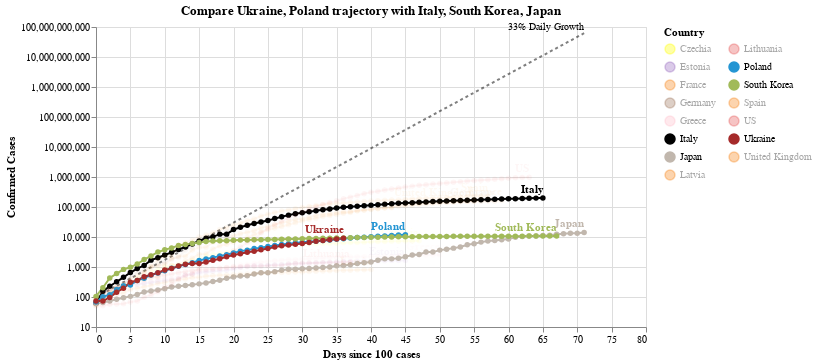

Notebook code cell kept with this figure:
### Code cell
#hide_input
chart2 = make_since_chart(['Ukraine', 'Poland'])
chart2

### Figure 1 — Vega-Lite specification as saved in the notebook (floating-point values rounded to 4 significant figures; data arrays with more than 128 entries replaced by an {"elided": "..."} marker saying what was removed)
{"config": {"view": {"continuousWidth": 400, "continuousHeight": 300}}, "layer": [{"mark": {"type": "line", "color": "black", "opacity": 0.5, "strokeDash": [3, 3]}, "encoding": {"x": {"type": "quantitative", "field": "Days since 100 cases"}, "y": {"type": "quantitative", "field": "Confirmed Cases"}}}, {"mark": {"type": "text", "align": "right", "dy": -6, "fontSize": 10, "text": "33% Daily Growth"}, "encoding": {"x": {"type": "quantitative", "field": "Days since 100 cases"}, "y": {"type": "quantitative", "field": "Confirmed Cases"}}, "transform": [{"filter": "(datum['Days since 100 cases'] >= 71)"}]}, {"data": {"name": "data-7df1ec403747e8075d54da083cea75b0"}, "mark": {"type": "line", "point": true}, "encoding": {"color": {"type": "nominal", "field": "Country", "legend": {"columns": 2}, "scale": {"domain": ["Czechia", "Estonia", "France", "Germany", "Greece", "Italy", "Japan", "Latvia", "Lithuania", "Poland", "South Korea", "Spain", "US", "Ukraine", "United Kingdom"], "range": ["yellow", "#9467bd", "#F58518", "#9D755D", "pink", "black", "#C1B7AD", "#F58518", "#E45756", "#2495D3", "#A1BA59", "#F58518", "#E45756", "brown", "#F58518"]}}, "opacity": {"condition": {"value": 1, "selection": "selector003"}, "value": 0.05}, "tooltip": [{"type": "nominal", "field": "Country"}, {"type": "temporal", "field": "Date"}, {"type": "quantitative", "field": "Confirmed Cases"}, {"type": "quantitative", "field": "Days since 100 cases"}], "x": {"type": "quantitative", "field": "Days since 100 cases"}, "y": {"type": "quantitative", "field": "Confirmed Cases", "scale": {"type": "log"}}}, "selection": {"selector003": {"type": "multi", "fields": ["Country"], "bind": "legend", "init": [{"Country": "Ukraine"}, {"Country": "Poland"}, {"Country": "Italy"}, {"Country": "South Korea"}, {"Country": "Japan"}]}}, "width": 550}, {"data": {"name": "data-7df1ec403747e8075d54da083cea75b0"}, "mark": {"type": "text", "align": "right", "dy": -8, "fontWeight": "bold"}, "encoding": {"color": {"type": "nominal", "field": "Country", "legend": {"columns": 2}, "scale": {"domain": ["Czechia", "Estonia", "France", "Germany", "Greece", "Italy", "Japan", "Latvia", "Lithuania", "Poland", "South Korea", "Spain", "US", "Ukraine", "United Kingdom"], "range": ["yellow", "#9467bd", "#F58518", "#9D755D", "pink", "black", "#C1B7AD", "#F58518", "#E45756", "#2495D3", "#A1BA59", "#F58518", "#E45756", "brown", "#F58518"]}}, "opacity": {"condition": {"value": 1, "selection": "selector003"}, "value": 0.05}, "text": {"type": "nominal", "field": "Country"}, "tooltip": [{"type": "nominal", "field": "Country"}, {"type": "temporal", "field": "Date"}, {"type": "quantitative", "field": "Confirmed Cases"}, {"type": "quantitative", "field": "Days since 100 cases"}], "x": {"type": "quantitative", "field": "Days since 100 cases"}, "y": {"type": "quantitative", "field": "Confirmed Cases", "scale": {"type": "log"}}}, "transform": [{"filter": "(datum['Date'] >= 1587945600000)"}], "width": 550}], "data": {"name": "data-146322bb4692b58e921f4f944cfaee7c"}, "title": "Compare Ukraine, Poland trajectory with Italy, South Korea, Japan", "$schema": "https://vega.github.io/schema/vega-lite/v4.0.2.json", "datasets": {"data-146322bb4692b58e921f4f944cfaee7c": [{"Days since 100 cases": 0, "Confirmed Cases": 100.0}, {"Days since 100 cases": 1, "Confirmed Cases": 133.0}, {"Days since 100 cases": 2, "Confirmed Cases": 176.9}, {"Days since 100 cases": 3, "Confirmed Cases": 235.3}, {"Days since 100 cases": 4, "Confirmed Cases": 312.9}, {"Days since 100 cases": 5, "Confirmed Cases": 416.2}, {"Days since 100 cases": 6, "Confirmed Cases": 553.5}, {"Days since 100 cases": 7, "Confirmed Cases": 736.1}, {"Days since 100 cases": 8, "Confirmed Cases": 979.1}, {"Days since 100 cases": 9, "Confirmed Cases": 1302.0}, {"Days since 100 cases": 10, "Confirmed Cases": 1732.0}, {"Days since 100 cases": 11, "Confirmed Cases": 2303.0}, {"Days since 100 cases": 12, "Confirmed Cases": 3064.0}, {"Days since 100 cases": 13, "Confirmed Cases": 4074.0}, {"Days since 100 cases": 14, "Confirmed Cases": 5419.0}, {"Days since 100 cases": 15, "Confirmed Cases": 7207.0}, {"Days since 100 cases": 16, "Confirmed Cases": 9586.0}, {"Days since 100 cases": 17, "Confirmed Cases": 12750.0}, {"Days since 100 cases": 18, "Confirmed Cases": 16960.0}, {"Days since 100 cases": 19, "Confirmed Cases": 22550.0}, {"Days since 100 cases": 20, "Confirmed Cases": 29990.0}, {"Days since 100 cases": 21, "Confirmed Cases": 39890.0}, {"Days since 100 cases": 22, "Confirmed Cases": 53060.0}, {"Days since 100 cases": 23, "Confirmed Cases": 70560.0}, {"Days since 100 cases": 24, "Confirmed Cases": 93850.0}, {"Days since 100 cases": 25, "Confirmed Cases": 124800.0}, {"Days since 100 cases": 26, "Confirmed Cases": 166000.0}, {"Days since 100 cases": 27, "Confirmed Cases": 220800.0}, {"Days since 100 cases": 28, "Confirmed Cases": 293700.0}, {"Days since 100 cases": 29, "Confirmed Cases": 390600.0}, {"Days since 100 cases": 30, "Confirmed Cases": 519500.0}, {"Days since 100 cases": 31, "Confirmed Cases": 690900.0}, {"Days since 100 cases": 32, "Confirmed Cases": 918900.0}, {"Days since 100 cases": 33, "Confirmed Cases": 1222000.0}, {"Days since 100 cases": 34, "Confirmed Cases": 1625000.0}, {"Days since 100 cases": 35, "Confirmed Cases": 2162000.0}, {"Days since 100 cases": 36, "Confirmed Cases": 2875000.0}, {"Days since 100 cases": 37, "Confirmed Cases": 3824000.0}, {"Days since 100 cases": 38, "Confirmed Cases": 5086000.0}, {"Days since 100 cases": 39, "Confirmed Cases": 6764000.0}, {"Days since 100 cases": 40, "Confirmed Cases": 8996000.0}, {"Days since 100 cases": 41, "Confirmed Cases": 11970000.0}, {"Days since 100 cases": 42, "Confirmed Cases": 15910000.0}, {"Days since 100 cases": 43, "Confirmed Cases": 21170000.0}, {"Days since 100 cases": 44, "Confirmed Cases": 28150000.0}, {"Days since 100 cases": 45, "Confirmed Cases": 37440000.0}, {"Days since 100 cases": 46, "Confirmed Cases": 49790000.0}, {"Days since 100 cases": 47, "Confirmed Cases": 66230000.0}, {"Days since 100 cases": 48, "Confirmed Cases": 88080000.0}, {"Days since 100 cases": 49, "Confirmed Cases": 117100000.0}, {"Days since 100 cases": 50, "Confirmed Cases": 155800000.0}, {"Days since 100 cases": 51, "Confirmed Cases": 207200000.0}, {"Days since 100 cases": 52, "Confirmed Cases": 275600000.0}, {"Days since 100 cases": 53, "Confirmed Cases": 366600000.0}, {"Days since 100 cases": 54, "Confirmed Cases": 487500000.0}, {"Days since 100 cases": 55, "Confirmed Cases": 648400000.0}, {"Days since 100 cases": 56, "Confirmed Cases": 862400000.0}, {"Days since 100 cases": 57, "Confirmed Cases": 1147000000.0}, {"Days since 100 cases": 58, "Confirmed Cases": 1525000000.0}, {"Days since 100 cases": 59, "Confirmed Cases": 2029000000.0}, {"Days since 100 cases": 60, "Confirmed Cases": 2698000000.0}, {"Days since 100 cases": 61, "Confirmed Cases": 3589000000.0}, {"Days since 100 cases": 62, "Confirmed Cases": 4773000000.0}, {"Days since 100 cases": 63, "Confirmed Cases": 6348000000.0}, {"Days since 100 cases": 64, "Confirmed Cases": 8443000000.0}, {"Days since 100 cases": 65, "Confirmed Cases": 11230000000.0}, {"Days since 100 cases": 66, "Confirmed Cases": 14940000000.0}, {"Days since 100 cases": 67, "Confirmed Cases": 19860000000.0}, {"Days since 100 cases": 68, "Confirmed Cases": 26420000000.0}, {"Days since 100 cases": 69, "Confirmed Cases": 35140000000.0}, {"Days since 100 cases": 70, "Confirmed Cases": 46730000000.0}, {"Days since 100 cases": 71, "Confirmed Cases": 62150000000.0}], "data-7df1ec403747e8075d54da083cea75b0": {"elided": "810 records"}}}
